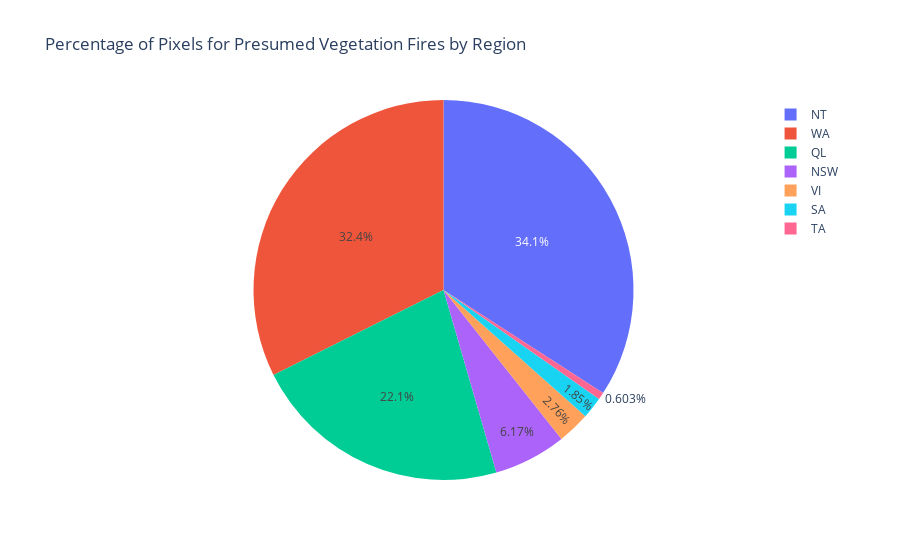

The notebook cell saved with this chart:
### Code cell
fig = px.pie(df_new4, values='Count', names='Region', title='Percentage of Pixels for Presumed Vegetation Fires by Region')
fig.show()

### Figure 1 — Plotly figure (JSON) as saved in the notebook; plotly's stock layout.template omitted (floating-point values rounded to 4 significant figures)
{"data": [{"domain": {"x": [0, 1], "y": [0, 1]}, "hovertemplate": "Region=%{label}<br>Count=%{value}<extra></extra>", "labels": ["NSW", "NT", "QL", "SA", "TA", "VI", "WA"], "legendgroup": "", "name": "", "showlegend": true, "type": "pie", "values": [117412, 649430, 420882, 35160, 11473, 52473, 615968]}], "layout": {"autosize": true, "legend": {"tracegroupgap": 0}, "title": {"text": "Percentage of Pixels for Presumed Vegetation Fires by Region"}}}
